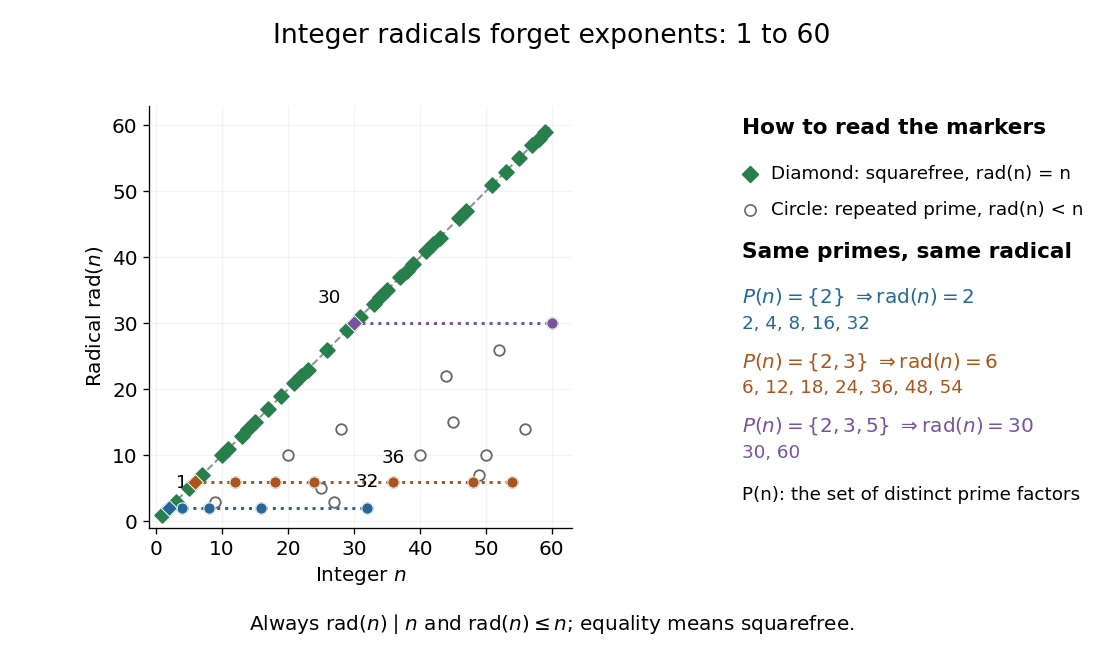

The script that saved this image:
"""Plot n against rad(n) and mark families sharing their distinct primes.

Run from _media: python3 ../integer-radicals-prime-support.py
The PNG basename is written to the current working directory.
Tested with Python 3.14.4, NumPy 2.3.5 and Matplotlib 3.10.7.
Dependencies are documented in the repository's pyproject.toml.
"""
from pathlib import Path

import matplotlib

matplotlib.use("Agg")
import matplotlib.pyplot as plt
import numpy as np


def radical(n):
    """Remove all repeated factors, retaining one copy of each prime."""
    remaining = n
    result = 1
    divisor = 2
    while divisor * divisor <= remaining:
        if remaining % divisor == 0:
            result *= divisor
            while remaining % divisor == 0:
                remaining //= divisor
        divisor += 1
    if remaining > 1:
        result *= remaining
    return result


def main():
    numbers = np.arange(1, 61)
    radicals = np.array([radical(int(n)) for n in numbers])
    squarefree = numbers == radicals
    plt.rcParams.update({"font.size": 12})
    fig, (ax, notes) = plt.subplots(
        1, 2, figsize=(9.2, 5.5), dpi=120,
        gridspec_kw={"width_ratios": [1.55, 1]}, facecolor="white")
    fig.subplots_adjust(left=0.08, right=0.98, top=0.84, bottom=0.20, wspace=0.22)
    ax.plot([1, 60], [1, 60], "--", color="#929292", linewidth=1.2, zorder=1)
    ax.scatter(numbers[~squarefree], radicals[~squarefree], s=40, facecolors="white",
               edgecolors="#686868", linewidths=1.1, zorder=3)
    ax.scatter(numbers[squarefree], radicals[squarefree], s=40,
               marker="D", color="#27804c", zorder=4)
    families = [(2, "#256796", r"$P(n)=\{2\}$"),
                (6, "#aa551b", r"$P(n)=\{2,3\}$"),
                (30, "#76539b", r"$P(n)=\{2,3,5\}$")]
    for rad, color, _ in families:
        mask = radicals == rad
        xs = numbers[mask]
        ax.plot([xs.min(), xs.max()], [rad, rad], ":", color=color, linewidth=1.8, zorder=2)
        ax.scatter(numbers[mask & ~squarefree], radicals[mask & ~squarefree],
                   s=46, facecolors=color, edgecolors="white", linewidths=0.6, zorder=5)
        ax.scatter(numbers[mask & squarefree], radicals[mask & squarefree],
                   marker="D", s=46, facecolors=color, edgecolors="white", linewidths=0.6, zorder=5)
    ax.annotate("1", xy=(1, 1), xytext=(8, 16), textcoords="offset points", fontsize=11)
    ax.annotate("32", xy=(32, 2), xytext=(0, 13), textcoords="offset points", ha="center", fontsize=11)
    ax.annotate("36", xy=(36, 6), xytext=(0, 11), textcoords="offset points", ha="center", fontsize=11)
    ax.annotate("30", xy=(30, 30), xytext=(-8, 12), textcoords="offset points", ha="right", fontsize=11)
    ax.set(xlim=(-1, 63), ylim=(-1, 63), xlabel=r"Integer $n$", ylabel=r"Radical $\mathrm{rad}(n)$")
    ax.set_aspect("equal", adjustable="box")
    ax.set_xticks(np.arange(0, 61, 10))
    ax.set_yticks(np.arange(0, 61, 10))
    ax.spines[["top", "right"]].set_visible(False)
    ax.grid(alpha=0.13)
    ax.set_facecolor("white")
    notes.axis("off")
    notes.text(0, 0.98, "How to read the markers", weight="bold", fontsize=13)
    notes.scatter([0.025], [0.88], marker="D", s=45, color="#27804c")
    notes.text(0.09, 0.88, "Diamond: squarefree, rad(n) = n", va="center", fontsize=11)
    notes.scatter([0.025], [0.79], marker="o", s=45, facecolors="white", edgecolors="#686868")
    notes.text(0.09, 0.79, "Circle: repeated prime, rad(n) < n", va="center", fontsize=11)
    notes.text(0, 0.67, "Same primes, same radical", weight="bold", fontsize=13)
    for y, (rad, color, label) in zip([0.56, 0.40, 0.24], families):
        values = numbers[radicals == rad]
        notes.text(0, y, label + rf" $\Rightarrow\mathrm{{rad}}(n)={rad}$", color=color, fontsize=12)
        notes.text(0, y - 0.065, ", ".join(map(str, values)), color=color, fontsize=11)
    notes.text(0, 0.07, "P(n): the set of distinct prime factors", fontsize=11)
    notes.set(xlim=(-0.035, 1.05), ylim=(0, 1.05))
    fig.suptitle("Integer radicals forget exponents: 1 to 60", fontsize=16, y=0.965)
    fig.text(0.5, 0.045, r"Always $\mathrm{rad}(n)\mid n$ and $\mathrm{rad}(n)\leq n$; equality means squarefree.",
             ha="center", fontsize=12)
    fig.savefig(Path.cwd() / "integer-radicals-prime-support.png",
                facecolor="white", transparent=False)
    plt.close(fig)


if __name__ == "__main__":
    main()
